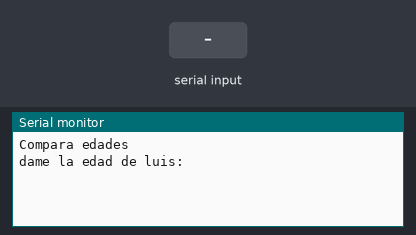
Bench run of a sketch on a simulated Arduino Uno, built with avr-gcc and run on an emulated ATmega328P. Parts: the last lines printed to the serial monitor. Inputs (shaded band) come from the test bench.

Above: at 1.2 s.
1.3 s: "90,45\n" received over Serial
At 2.66 s:
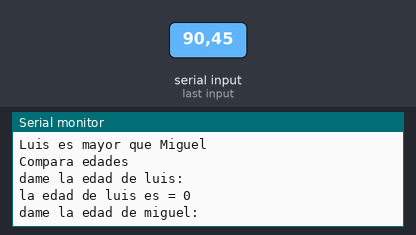
2.8 s: "30,150\n" received over Serial
At 3.4 s:
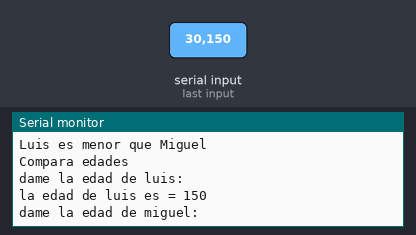
4.3 s: "0\n" received over Serial
At 6.1 s:
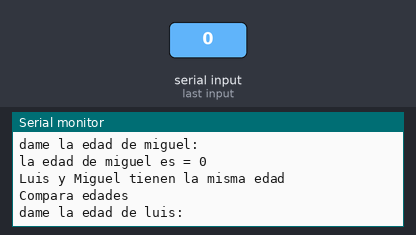
Timing chart, 0 to 7.6 s (numbered marks = the images above; inputs shaded):
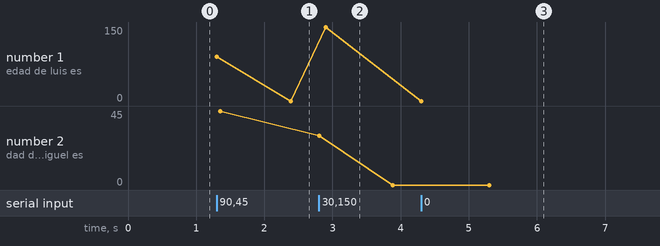

The sketch:

arduino.15.comparaedades.ino
```cpp
//Compara edades
int luis = 0;       //se declara a luis de tipo entero y con valor 0
int miguel = 0;     //se declara a miguel de tipo entero y con valor 0
int condicion = 0;  //condicion la cual controla el flujo del programa

void setup() {                    //esta funcion solo se ejecuta una sola vez
  Serial.begin(9600);             //configura el puerto serial a 9600 de velocidad
}

void loop() {
  Serial.println("");
  Serial.println("Compara edades");
  Serial.println("dame la edad de luis: ");

  while (condicion == 0) {        //se cumple la condicion que es cero entrar a este bucle
    if (Serial.available() > 0) { //si hay dato en el  serial entrar a esta condicional if
      luis = Serial.parseInt();   //la edad de luis es un entero.
      Serial.print("la edad de luis es = ");   //mostrar el valor
      Serial.println(luis);       //de la variable "luis"
      Serial.println("dame la edad de miguel: ");
      condicion = 1;              //cambia la condicion por 1 para salir.
    }
  }

  while (condicion == 1) {        //como ahora la condicion vale 1 se entra a este bucle while
    if (Serial.available() > 0) { //verificamos si hay  dato en el  serial, se entra a esta condicion
      miguel = Serial.parseInt();      //se entra la edad de miguel tipo int
      Serial.print("la edad de miguel es = ");       //muestra el valor
      Serial.println(miguel);          //de la variable "miguel"
      condicion = 2;              //cambia la condicion por 2 para salir de este bucle while.
    }
  }

  if (luis > miguel) {
    Serial.println("Luis es mayor que Miguel");
  }
  if (luis < miguel) {
    Serial.println("Luis es menor que Miguel");
  }
  if (luis == miguel) {
    Serial.println("Luis y Miguel tienen la misma edad");
  }

  condicion = 0;                  //se cambia la condicion a 0 de esa manera se regresa al bucle inicial
}
```

Measured:
- after the input at 1.3 s, the serial monitor: prints a new line at once (image 1)
- after the input at 2.8 s, the serial monitor: prints a new line at once (image 2)
- after the input at 4.3 s, the serial monitor: prints a new line after 1.0 s (image 3)
- plotted number 1: 0 → 150 after the input at 2.8 s
